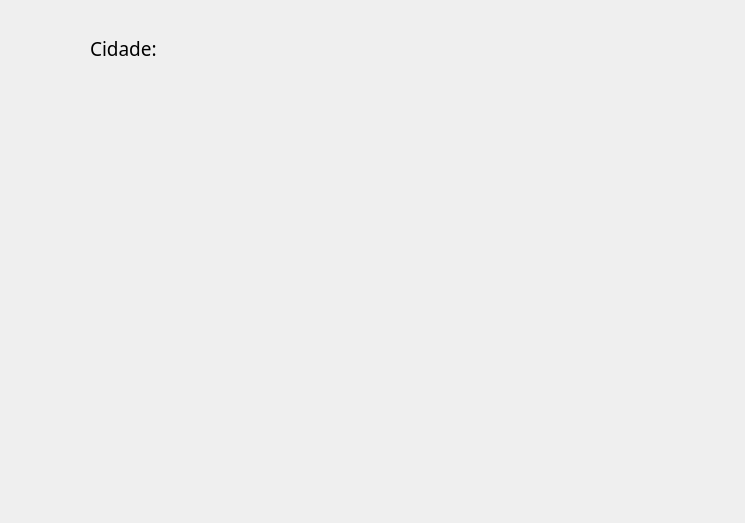
<?xml version="1.0" encoding="UTF-8"?>
<ui version="4.0">
 <class>Recomendacoes</class>
 <widget class="QDialog" name="Recomendacoes">
  <property name="geometry">
   <rect>
    <x>0</x>
    <y>0</y>
    <width>745</width>
    <height>523</height>
   </rect>
  </property>
  <property name="windowTitle">
   <string>Dialog</string>
  </property>
  <widget class="QLabel" name="label">
   <property name="geometry">
    <rect>
     <x>90</x>
     <y>40</y>
     <width>211</width>
     <height>16</height>
    </rect>
   </property>
   <property name="font">
    <font>
     <family>MV Boli</family>
     <pointsize>14</pointsize>
    </font>
   </property>
   <property name="text">
    <string>Cidade:</string>
   </property>
  </widget>
 </widget>
 <resources/>
 <connections/>
</ui>
